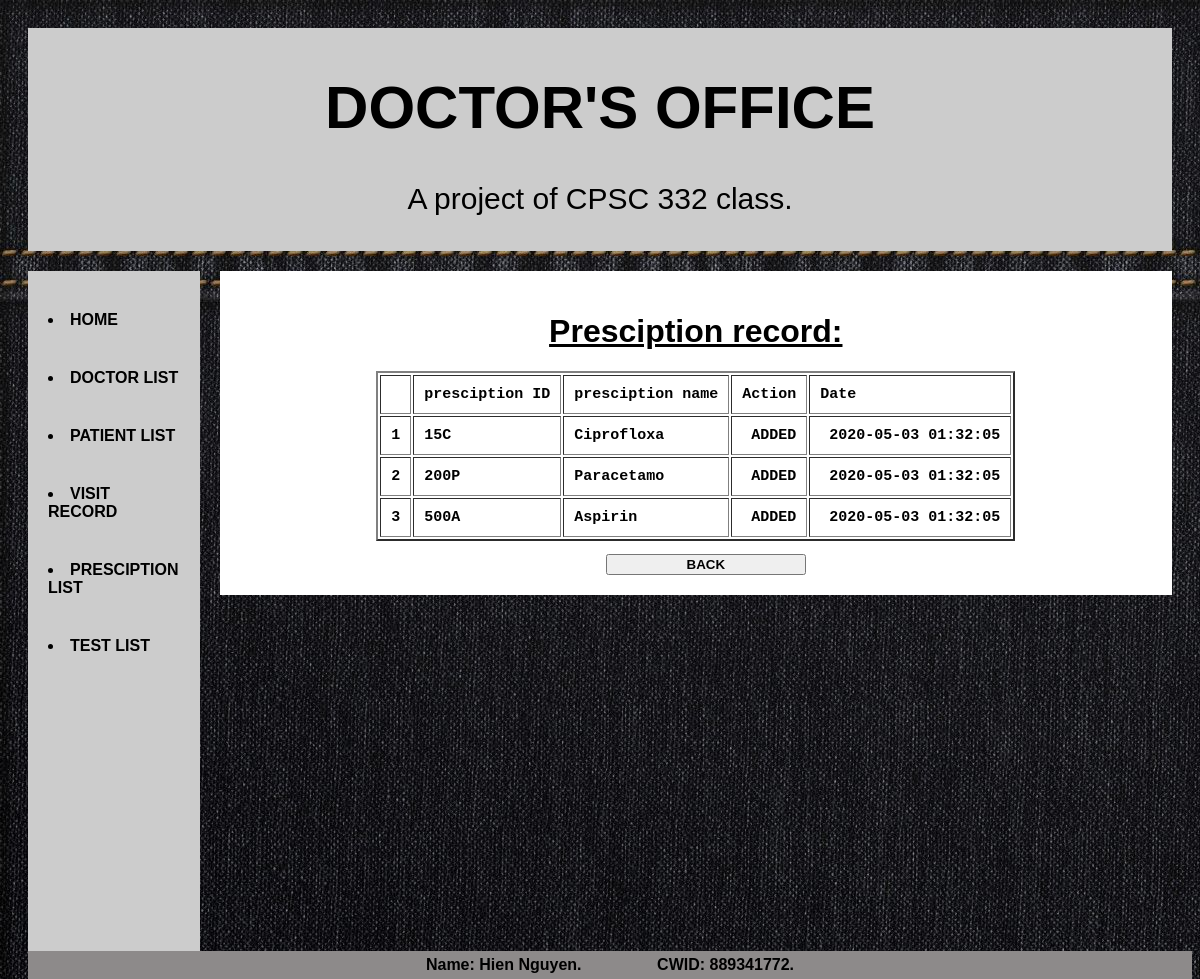
The app's page /Hien_Nguyen_CPSC_332_Project/presciptionrecord.php with its own data.
### tables this page shows
CREATE TABLE `presciptionrecord` (
  `presciptionId` varchar(10) DEFAULT NULL,
  `presciptionname` varchar(10) DEFAULT NULL,
  `dAction` varchar(10) DEFAULT NULL,
  `datemodified` datetime DEFAULT NULL
);

### Hien_Nguyen_CPSC_332_Project/presciptionrecord.php (the view, shortened to what this page needs)
<?php include("header.php"); ?>
<center>
    <h1><u>Presciption record:</u></h1>
    <?php
    $sql = "SELECT daction, datemodified AS dm, presciptionID AS pID,
                    presciptionname AS pname
                    FROM presciptionrecord;";
    $num = 0;
    $result = mysqli_query($conn, $sql);
    print "<pre>";
    print "<table border=2>";
    print "<tr><td></td><td>presciption ID</td><td>presciption name</td><td>Action</td><td>Date</td>";
    while ($row = mysqli_fetch_array($result, MYSQLI_BOTH)) {
        $num = $num + 1;
        print "<tr><td>$num</td><td>$row[pID]</td><td>$row[pname]</td>
        <td> $row[daction]</td><td> $row[dm]</td></tr>";
    }
    print "</table>";
    print "</pre>";
    ?>
    <input type="button" style="font-weight: bold; width: 200px; margin-left: 20px;" value="BACK" onclick="location.href='presciption.php'">
</center>
<?php include("footer.php"); ?>

### Hien_Nguyen_CPSC_332_Project/styles.css (style rules this page uses)
* { box-sizing: border-box; }
body { font-family: Arial; padding: 20px; background-image: url("img/bg.jpg"); }
td { padding: 10px; font-weight: bold; font-size: 15px; }

### records on screen
presciptionrecord: presciptionId "15C", presciptionname "Ciprofloxa", dAction "ADDED", datemodified "2020-05-03 01:32:05"
presciptionrecord: presciptionId "200P", presciptionname "Paracetamo", dAction "ADDED", datemodified "2020-05-03 01:32:05"
presciptionrecord: presciptionId "500A", presciptionname "Aspirin", dAction "ADDED", datemodified "2020-05-03 01:32:05"
